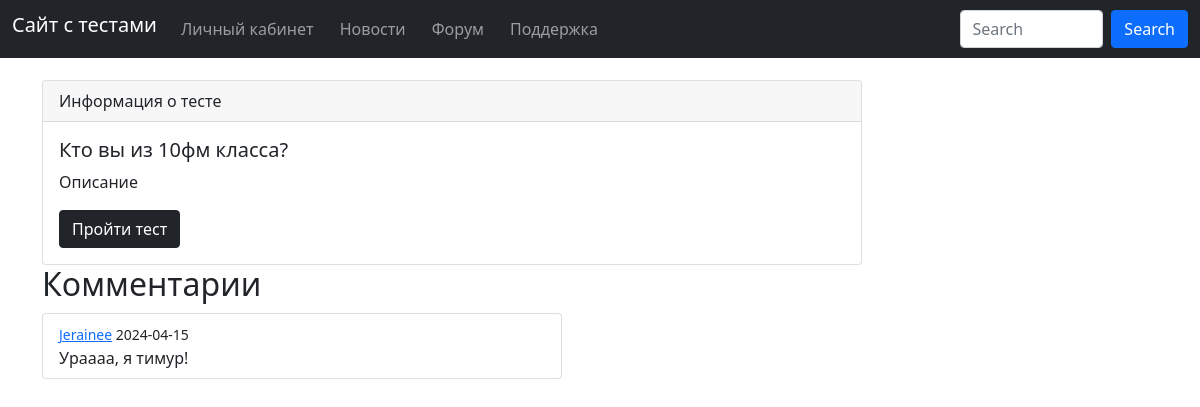
/test/1, run on the app's committed database.
### data/tests.py (models this page shows, shortened)
class Test(SqlAlchemyBase):
    __tablename__ = 'tests'
    id = sqlalchemy.Column(sqlalchemy.Integer, primary_key=True, autoincrement=True)
    name = sqlalchemy.Column(sqlalchemy.String, nullable=False)
    description = sqlalchemy.Column(sqlalchemy.String, nullable=False)
    data = sqlalchemy.Column(sqlalchemy.JSON, nullable=False)
    results = sqlalchemy.Column(sqlalchemy.String, nullable=False)
    comments = orm.relationship('Comment')

### data/tests_comments.py (models this page shows)
class Comment(SqlAlchemyBase):
    __tablename__ = 'test_comments'
    id = sqlalchemy.Column(sqlalchemy.Integer, primary_key=True, autoincrement=True)
    content = sqlalchemy.Column(sqlalchemy.String, nullable=False)
    author_id = sqlalchemy.Column(sqlalchemy.Integer, sqlalchemy.ForeignKey("users.id"), nullable=True)
    test_id = sqlalchemy.Column(sqlalchemy.Integer, sqlalchemy.ForeignKey("tests.id"))
    date_of_creation = sqlalchemy.Column(sqlalchemy.DateTime, default=datetime.datetime.now().replace(microsecond=0))
    author = orm.relationship('User', overlaps="comments")
    test = orm.relationship('Test', overlaps="comments")

### data/users.py (models this page shows, shortened)
class User(SqlAlchemyBase, UserMixin, SerializerMixin):
    __tablename__ = 'users'
    id = sqlalchemy.Column(sqlalchemy.Integer, primary_key=True, autoincrement=True)
    is_admin = sqlalchemy.Column(sqlalchemy.Boolean, nullable=False)
    name = sqlalchemy.Column(sqlalchemy.String, nullable=False)
    about = sqlalchemy.Column(sqlalchemy.String, nullable=True)
    email = sqlalchemy.Column(sqlalchemy.String, index=True, unique=True, nullable=False)
    hashed_password = sqlalchemy.Column(sqlalchemy.String, nullable=False)
    created_date = sqlalchemy.Column(sqlalchemy.DateTime, default=datetime.datetime.now)
    test_results = sqlalchemy.Column(sqlalchemy.String, nullable=True)
    cat = sqlalchemy.Column(sqlalchemy.String, nullable=True)
    comments = orm.relationship("Comment")
    posts = orm.relationship('ForumPost')

### main.py (the view)
@app.route('/test/<int:i>')
def page(i):
    db_sess = db_session.create_session()
    cur_test = db_sess.query(Test).filter(Test.id == i).first()
    if not cur_test:
        return abort(404)
    return render_template('test_preview.html', test=cur_test)

### data/db_session.py (called while the page is built)
def create_session() -> Session:
    global __factory
    return __factory()

### templates/test_preview.html (shortened to what this page needs)
{% extends 'base.html' %}
{% block content %}
<div class="card" style="max-width: 820px;">
  <div class="card-header">Информация о тесте</div>
  <div class="card-body">
    <h5 class="card-title">{{ test.name }}</h5>
    <p class="card-text">{{ test.description }}</p>
    <a href="/test/{{ test.id }}/0" class="btn btn-dark">Пройти тест</a>
  </div>
</div>
<h2>Комментарии</h2>
{% for comment in test.comments %}
    <div class="list-group" style="margin-top:10px">
        <p class="list-group-item" style="max-width: 520px;">  <small><a href="/account/{{comment.author.id}}">{{comment.author.name}}</a>
                        {{comment.date_of_creation.date()}}</small><br>
            {{comment.content}}<br>
    </div>
{% endfor %}
{% endblock %}

### data on the page
Test: name "Кто вы из 10фм класса?", description "Описание"
Comment: author.name "Jerainee", date_of_creation "2024-04-15", content "Ураааа, я тимур!"
